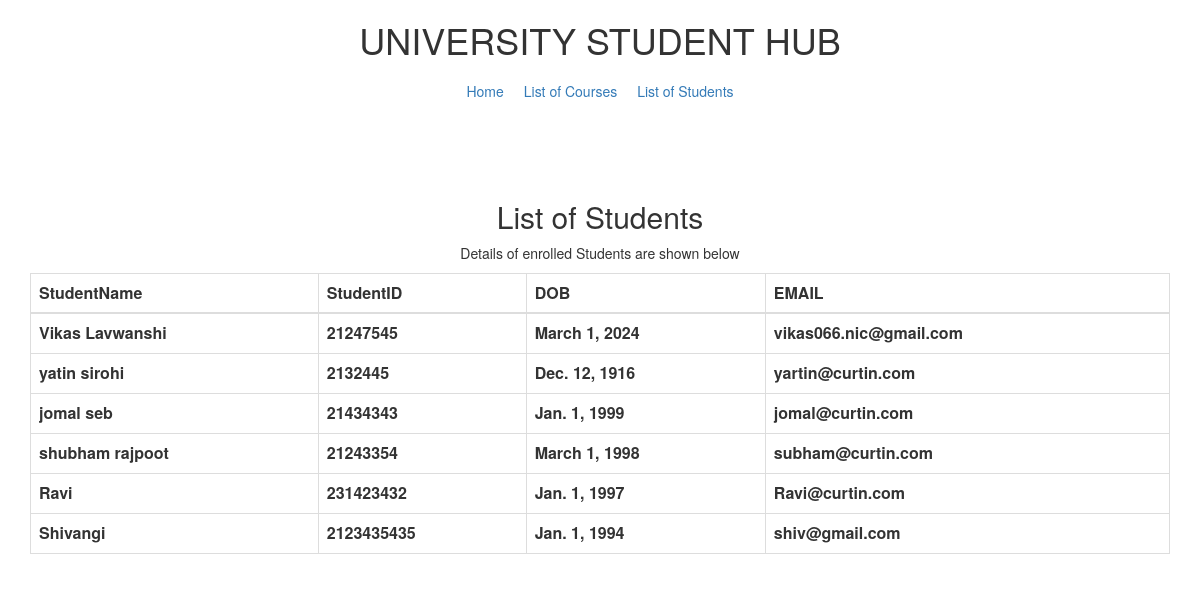
The page /students/ on the database its author committed.
### StudentHubApp/models.py (models this page shows, shortened)
class Students(models.Model):
    name = models.CharField(max_length=100)
    emailAddress = models.EmailField(max_length=255)
    studentId = models.IntegerField(unique=True)
    dob = models.DateField(max_length=8)
    courseEnrolled = models.ForeignKey(Courses, on_delete=models.CASCADE)

### StudentHubApp/views.py (the view)
# urls.py: path('students/', views.studentList, name='student_list'), # Student List view
def studentList(request):
    students = Students.objects.all()
    return render(request, 'student_list.html', {
        'students': students})

### StudentHubApp/templates/student_list.html (shortened to what this page needs)
{% extends 'base.html' %}
{% block content %}
<div class="container">
    <h2>List of Students</h2>
    <p>Details of enrolled Students are shown below</p>
    <table class="table table-bordered">
        <thead>
            <tr>
                <th>StudentName</th>
                <th>StudentID</th>
                <th>DOB</th>
                <th>EMAIL</th>
            </tr>
        </thead>
        <tbody>
            {% for x in students %}
            <tr>
                <th>{{ x.name }}</th>
                <th>{{ x.studentId }}</th>
                <th>{{ x.dob}}</th>
                <th>{{ x.emailAddress}}</th>
            </tr>
            {% endfor %}
        </tbody>
    </table>
{% endblock %}

### StudentHubApp/templates/base.html (shortened to what this page needs)
{% load static %}
<html>
<head>
    <link rel="stylesheet" href="//maxcdn.bootstrapcdn.com/bootstrap/3.2.0/css/bootstrap.min.css">
    <link rel="stylesheet" href="//maxcdn.bootstrapcdn.com/bootstrap/3.2.0/css/bootstrap-theme.min.css">
</head>
<body>
    <h1 class="center-heading">UNIVERSITY STUDENT HUB</h1>
    <div class="navbar">
        <a href="{% url 'home page' %}">Home</a>
        <a href="{% url 'course_list' %}">List of Courses</a>
        <a href="{% url 'student_list' %}">List of Students</a>
    </div>
    {% block content %}
    {% endblock %}
</body>
</html>

### StudentHubApp/templates/base.html (style rules this page uses)
.container { text-align: center; margin-top: 50px; }
.center-heading { text-align: center; }
.navbar { display: flex; justify-content: center; margin-top: 20px; }
.navbar a { margin: 0 10px; }

### rows shown on the page
Students: name "Vikas Lavwanshi", studentId "21247545", dob "March 1, 2024", emailAddress "vikas066.nic@gmail.com"
Students: name "yatin sirohi", studentId "2132445", dob "Dec. 12, 1916", emailAddress "yartin@curtin.com"
Students: name "jomal seb", studentId "21434343", dob "Jan. 1, 1999", emailAddress "jomal@curtin.com"
Students: name "shubham rajpoot", studentId "21243354", dob "March 1, 1998", emailAddress "subham@curtin.com"
Students: name "Ravi", studentId "231423432", dob "Jan. 1, 1997", emailAddress "Ravi@curtin.com"
Students: name "Shivangi", studentId "2123435435", dob "Jan. 1, 1994", emailAddress "shiv@gmail.com"
